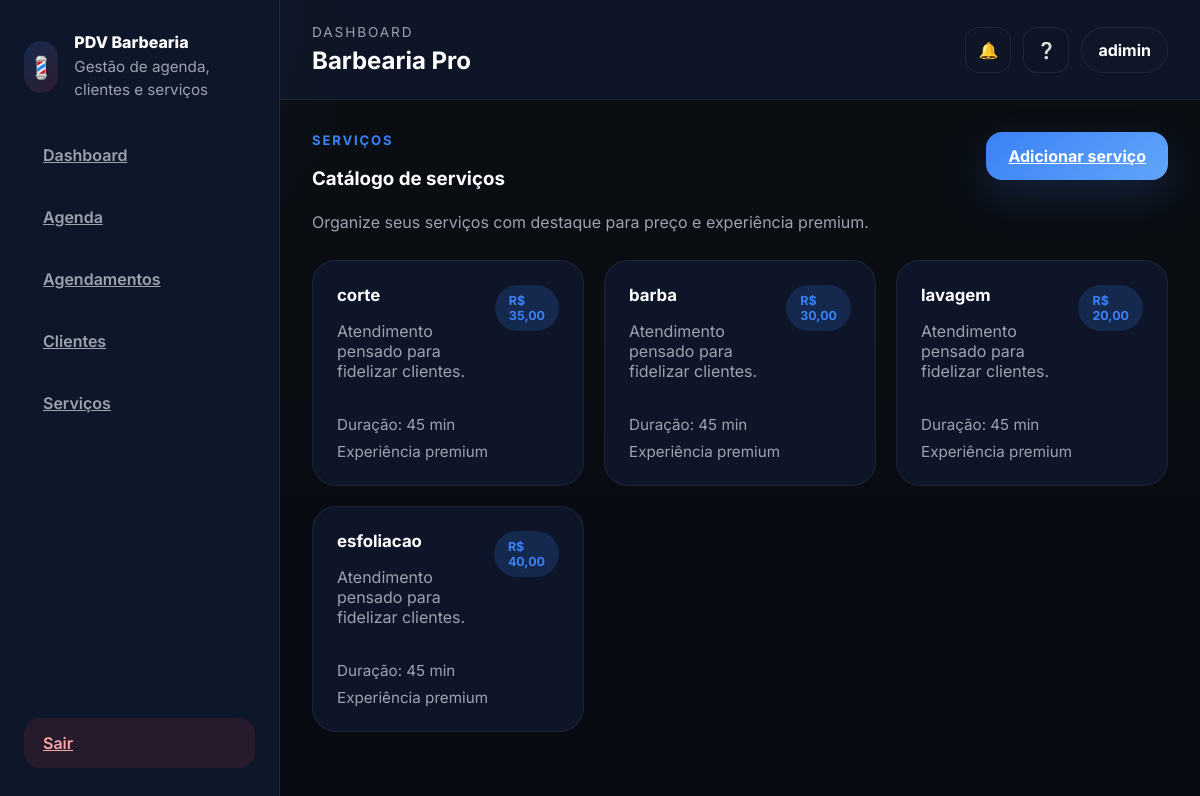
The app's page /servicos/ (signed in) with its own data.
### pdv/models.py (models this page shows, shortened)
class Servico(models.Model):
    nome = models.CharField(max_length=100)
    preco = models.DecimalField(max_digits=8, decimal_places=2)

### pdv/views.py (the view)
# urls.py: path('servicos/', servicos_view, name='servicos'),
@login_required
def servicos_view(request):
    servicos = Servico.objects.all()
    return render(request, 'pdv/servicos.html', {'servicos': servicos})

### pdv/templates/pdv/servicos.html
{% extends "pdv/base.html" %}
{% block content %}
<section class="page-header">
    <div>
        <p class="eyebrow">Serviços</p>
        <h1>Catálogo de serviços</h1>
        <p class="section-description">Organize seus serviços com destaque para preço e experiência premium.</p>
    </div>
    <div class="header-actions">
        <a href="{% url 'criar_servico' %}" class="btn btn-primary">Adicionar serviço</a>
    </div>
</section>
<div class="service-grid">
    {% for s in servicos %}
    <article class="service-card">
        <div class="service-head">
            <div>
                <h3>{{ s.nome }}</h3>
                <p class="muted">Atendimento pensado para fidelizar clientes.</p>
            </div>
            <span class="status-pill tag-blue">R$ {{ s.preco }}</span>
        </div>
        <div class="service-meta">
            <span>Duração: 45 min</span>
            <span>Experiência premium</span>
        </div>
    </article>
    {% empty %}
    <div class="empty-state">
        <p>Não há serviços cadastrados. Adicione opções ao seu catálogo.</p>
    </div>
    {% endfor %}
</div>
{% endblock %}

### pdv/templates/pdv/base.html (shortened to what this page needs)
{% load static %}
<!DOCTYPE html>
<html lang="pt-br">
<head>
    <link rel="stylesheet" href="{% static 'global/styles.css' %}">
</head>
<body>
    <div class="app-shell {% if user.is_authenticated %}has-sidebar{% endif %}">
        {% if user.is_authenticated %}
        <aside class="sidebar">
            <div class="brand-panel">
                <div class="brand-mark">💈</div>
                <div>
                    <p class="brand-label">PDV Barbearia</p>
                    <p class="brand-subtitle">Gestão de agenda, clientes e serviços</p>
                </div>
            </div>
            <nav class="sidebar-nav">
                <a href="{% url 'dashboard' %}" class="nav-link">Dashboard</a>
                <a href="{% url 'agenda_semanal' %}" class="nav-link">Agenda</a>
                <a href="{% url 'agendamentos' %}" class="nav-link">Agendamentos</a>
                <a href="{% url 'clientes' %}" class="nav-link">Clientes</a>
                <a href="{% url 'servicos' %}" class="nav-link">Serviços</a>
            </nav>
            <div class="sidebar-footer">
                <a href="{% url 'logout' %}" class="nav-link logout">Sair</a>
            </div>
        </aside>
        {% endif %}
        <main class="content-area">
            {% if user.is_authenticated %}
            <header class="topbar">
                <div class="topbar-left">
                    <div>
                        <p class="topbar-label">Dashboard</p>
                        <h1 class="topbar-title">Barbearia Pro</h1>
                    </div>
                </div>
                <div class="topbar-right">
                    <button class="icon-btn" aria-label="Notificações">🔔</button>
                    <button class="icon-btn" aria-label="Ajuda">❔</button>
                    <div class="user-chip">{{ user.username|default:'Usuário' }}</div>
                </div>
            </header>
            {% endif %}
            <section class="page-body">
                {% block content %}{% endblock %}
            </section>
        </main>
    </div>
</body>
</html>

### records on screen
Servico: nome "corte", preco "35,00"
Servico: nome "barba", preco "30,00"
Servico: nome "lavagem", preco "20,00"
Servico: nome "esfoliacao", preco "40,00"

### other values on screen
{{ user.username|default:'Usuário' }} "adimin"
